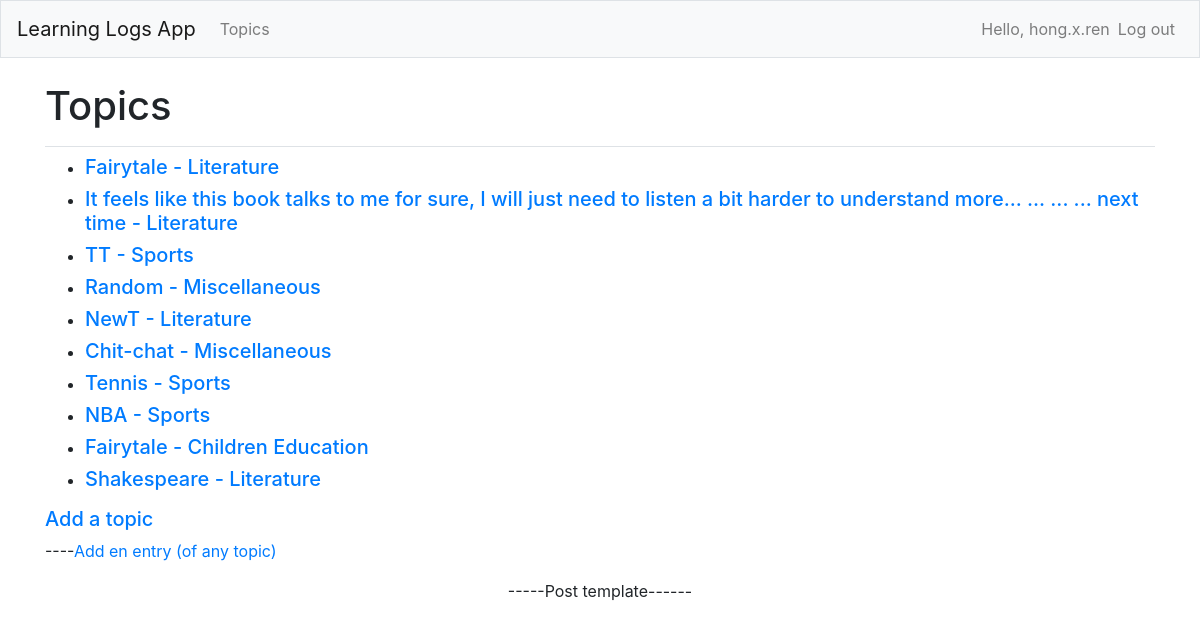
/ll/topics/ (signed in), run on the app's committed database.
### learning_logs_app/models.py (models this page shows)
class Topic( models.Model ):
    LITERATURE = 'LI'
    SPORTS = 'SP'
    EDUCATION = 'ED'
    CHILDEDU = 'CED'
    ADULTEDU = 'AED'
    MISCELLANEOUS = 'MI'
    TOPIC_CATE_CHOICES = [
        ( LITERATURE, 'Literature' ),
        ( SPORTS, 'Sports' ),
        ( EDUCATION, (
                ( CHILDEDU, 'Children Education' ),
                ( ADULTEDU, 'Adult Education' ),
            ),
        ),
        ( MISCELLANEOUS, 'Miscellaneous'),
    ]
    topic_cate = models.CharField(
        max_length = 3,
        choices = TOPIC_CATE_CHOICES,
        default = LITERATURE
    )
    owner = models.ForeignKey( User, on_delete = models.CASCADE )
    text = models.CharField( max_length = 200 )
    date_added = models.DateTimeField( auto_now_add = True )
    def __str__( self ):
        return f"{ self.text } - { self.get_topic_cate_display() }"

### learning_logs_app/views.py (the view)
# urls.py: path( 'topics/', views.topics, name = 'topics' ),
@login_required
def topics( request ):
    topics = Topic.objects.all().filter( owner = request.user ).order_by( '-date_added' )
    context = { 'topics' : topics }
    return render( request, 'learning_logs_app/topics.html', context )

### learning_logs_app/templates/learning_logs_app/topics.html (shortened to what this page needs)
{% extends 'learning_logs_app/base.html' %}
{% block page_header %}
  <h1>Topics</h1>
{% endblock page_header %}
{% block content %}
  <ul>
    {% for topic in topics %}
      <li>
        <h5>
          <a href = "{% url 'learning_logs_app:topic' topic.id %}">{{ topic }}</a>
	</h5>
      </li>
    {% empty %}
      <li>
        <h5>No topics have been created yet.</h5>
      </li>
    {% endfor %}
  </ul>
  <h5>
    <a href = "{% url 'learning_logs_app:new_topic' %}">Add a topic</a>
  </h5>
  <p>----<a href = "{% url 'learning_logs_app:new_entry_any' %}">Add en entry (of any topic)</a></p>
{% endblock content %}

### learning_logs_app/templates/learning_logs_app/base.html (shortened to what this page needs)
{% load bootstrap4 %}
<!doctype html>
<html lang = 'en'>
  <head>
    {% bootstrap_css %}
  </head>
  <body>
    <nav class = 'navbar navbar-expand-md navbar-light bg-light mb-4 border'/>
      <a class = 'navbar-brand' href = "{% url 'learning_logs_app:index' %}">Learning Logs App</a>
      <div class = 'collapse navbar-collapse' id = 'navbarCollapse'>
        <ul class = 'navbar-nav mr-auto'>
          <li class = 'nav-item'>
            <a class = 'nav-link' href = "{% url 'learning_logs_app:topics' %}">Topics</a>
          </li>
        </ul>
        <ul class = 'navbar-nav ml-auto'>
          {% if user.is_authenticated %}
            <li class = 'nav-item'>
              <span class = 'navbar-text'>Hello, {{ user.username }}</span>
            </li>
	    <li class = 'nav-item'>
              <a class = 'nav-link' href = "{% url 'users:logout' %}">Log out</a>
            </li>
          {% endif %}
        </ul>
      </div>
    <main role = 'main' class = 'container'>
      <div class = 'pb-2 mb-2 border-bottom'>
        {% block page_header %} {% endblock page_header %}
      </div>
      <div>
        {% block content %} {% endblock content %}
      </div>
<p align = 'center' >-----Post template------</p>
    </main>
  </body>
</html>

### data on the page
Topic: text+topic_cate "Fairytale - Literature"
Topic: text+topic_cate "It feels like this book talks to me for sure, I will just need to listen a bit harder to understand more... ... ... ... next time - Literature"
Topic: text+topic_cate "TT - Sports"
Topic: text+topic_cate "Random - Miscellaneous"
Topic: text+topic_cate "NewT - Literature"
Topic: text+topic_cate "Chit-chat - Miscellaneous"
Topic: text+topic_cate "Tennis - Sports"
Topic: text+topic_cate "NBA - Sports"
Topic: text+topic_cate "Fairytale - Children Education"
Topic: text+topic_cate "Shakespeare - Literature"

### other printed values
{{ user.username }} "hong.x.ren"
